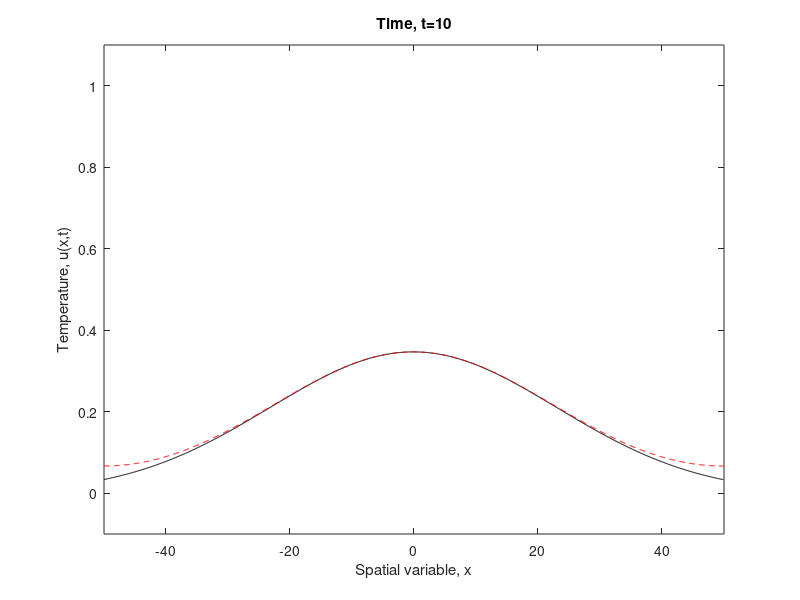

Write MATLAB code to recreate this figure.
clear all, close all, clc


dx = .1;
N = 1001;
L = 100;
dx = L/(N-1);
x = -L/2:dx:L/2-dx;
f = 0*x;
f((L/2 - L/10)/dx:(L/2 + L/10)/dx) = 1;
fhat = fft(f);
a = 5;
y = x;
dt = 0.1;
for k = 1:100
    t = k*dt;
    for j = 1:length(x)
        xi = x(j) - y;
        gxy = (1/(2*a*sqrt(pi*t)))*exp(-xi.^2/(4*a*a*t));
        u(j) = dot(gxy,f)*dx;
    end
    plot(x,u,'k')
    hold on
    Nx = max(size(f));
    kappa = (2*pi/L)*[-Nx/2:Nx/2-1];
    kappa = fftshift(kappa);  % important because fft has weird ordering
    uhat = fhat.*exp(-(a^2)*t*kappa.^2);
    u = ifft(uhat);
    plot(x,u,'r--')
    xlabel('Spatial variable, x')
    ylabel('Temperature, u(x,t)')
    title(['Time, t=',num2str(t)])
    hold off
    axis([-L/2 L/2 -.1 1.1])

    pause(0.1)
end